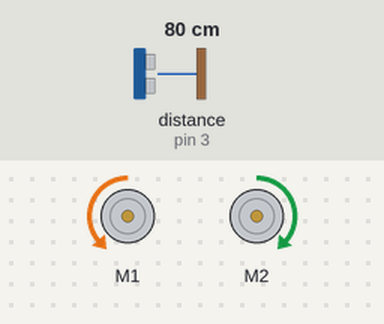
Bench run of a sketch on a simulated Arduino Uno, built with avr-gcc and run on an emulated ATmega328P. Parts: 2 × DC motor (green arrow = forward, orange = backward, longer = faster). Inputs (shaded band) come from the test bench; at power-on: distance to the obstacle (sensor on pin 3) 80 cm. What the sketch prints to the serial monitor is not drawn.

Above: at 1.2 s.
1.3 s: distance to the obstacle (sensor on pin 3) set to 16 cm
4.3 s: distance to the obstacle (sensor on pin 3) set to 12 cm
At 5.4 s:
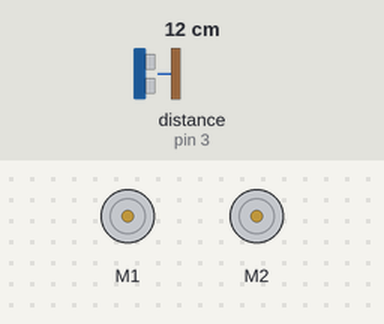
5.9 s: distance to the obstacle (sensor on pin 3) set to 18 cm
At 6.3 s:
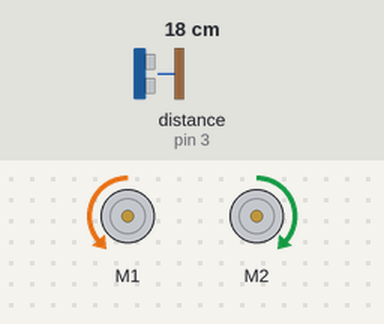
7.4 s: distance to the obstacle (sensor on pin 3) set to 2 cm
At 8.2 s:
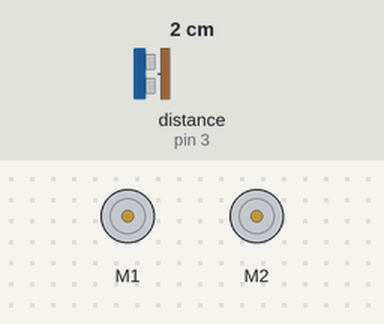
Timing chart, 0 to 10.0 s (numbered marks = the images above; inputs shaded):
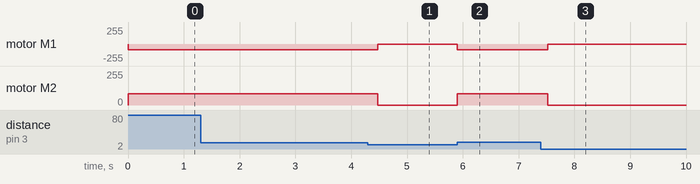

The sketch:

module_lunaires_mk2_v1.2_maj_suiv.1.3.ino
```cpp
// (licence header left out)
#include "MeOrion.h"

MeUltrasonicSensor ultraSensor(PORT_3);

MeLineFollower lineFinder(PORT_4); /* Line Finder module can only be connected to PORT_3, PORT_4, PORT_5, PORT_6 of base shield. */

MeDCMotor motor1(M1);

MeDCMotor motor2(M2);

uint8_t motorSpeed = 100;


void setup()
{
  Serial.begin(9600);
}

void loop()
{
  while(ultraSensor.distanceCm() < 15)
  {
    motor1.stop();
    motor2.stop();
  }
  int sensorState = lineFinder.readSensors();
  switch(sensorState)
  {
    case S1_IN_S2_IN: Serial.println("Sensor 1 and 2 are inside of black line"); motor1.run(-85); motor2.run(85); break;
    case S1_IN_S2_OUT: Serial.println("Sensor 2 is outside of black line"); motor1.run(30); motor2.run(-150); break;
    case S1_OUT_S2_IN: Serial.println("Sensor 1 is outside of black line"); motor1.run(150); motor2.run(-30); break;
    case S1_OUT_S2_OUT: Serial.println("Sensor 1 and 2 are outside of black line"); motor1.run(85); motor2.run(-85); break;
    default: break;
  }
  delay(200);
}
```

Measured:
- the behaviour switches between 15 and 14 cm on distance to the obstacle (sensor on pin 3) (found by bisection; images 0 and 1)
- after the input at 1.3 s, every drawn part: stays the same
- after the input at 4.3 s, motor M1: backward 85/255 → stopped after 0.17 s; motor M2: forward 85/255 → stopped after 0.17 s
- after the input at 5.9 s, motor M1: stopped → backward 85/255 at once; motor M2: stopped → forward 85/255 at once
- after the input at 7.4 s, motor M1: backward 85/255 → stopped after 0.12 s; motor M2: forward 85/255 → stopped after 0.12 s
